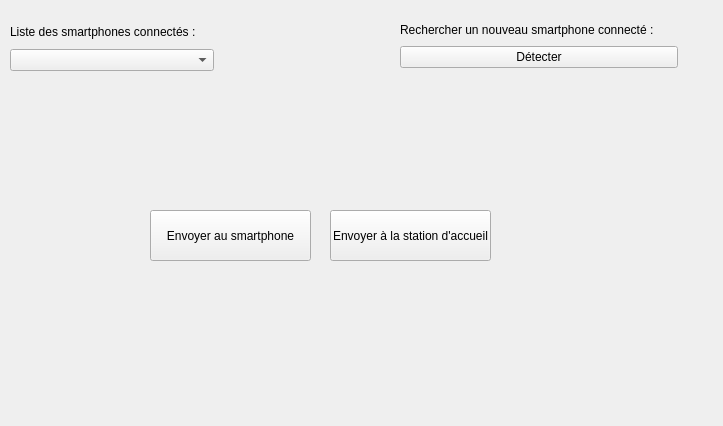
<?xml version="1.0" encoding="UTF-8"?>
<ui version="4.0">
 <class>ihmSynchronisation</class>
 <widget class="QWidget" name="ihmSynchronisation">
  <property name="geometry">
   <rect>
    <x>0</x>
    <y>0</y>
    <width>723</width>
    <height>426</height>
   </rect>
  </property>
  <property name="windowTitle">
   <string>Form</string>
  </property>
  <widget class="QPushButton" name="pushButton_EnvoyerSmartphone">
   <property name="geometry">
    <rect>
     <x>150</x>
     <y>210</y>
     <width>161</width>
     <height>51</height>
    </rect>
   </property>
   <property name="text">
    <string>Envoyer au smartphone</string>
   </property>
  </widget>
  <widget class="QWidget" name="layoutWidget">
   <property name="geometry">
    <rect>
     <x>400</x>
     <y>20</y>
     <width>278</width>
     <height>48</height>
    </rect>
   </property>
   <layout class="QVBoxLayout" name="verticalLayout_3">
    <item>
     <widget class="QLabel" name="label_12">
      <property name="text">
       <string>Rechercher un nouveau smartphone connecté :</string>
      </property>
     </widget>
    </item>
    <item>
     <widget class="QPushButton" name="pushButton_Detecter">
      <property name="text">
       <string>Détecter</string>
      </property>
      <property name="icon">
       <iconset resource="Images.qrc">
        <normaloff>:/img/images/smartphoneAddIcon.png</normaloff>:/img/images/smartphoneAddIcon.png</iconset>
      </property>
     </widget>
    </item>
   </layout>
  </widget>
  <widget class="QPushButton" name="pushButton_EnvoyerOrdinateur">
   <property name="geometry">
    <rect>
     <x>330</x>
     <y>210</y>
     <width>161</width>
     <height>51</height>
    </rect>
   </property>
   <property name="text">
    <string>Envoyer à la station d'accueil</string>
   </property>
   <property name="icon">
    <iconset resource="Images.qrc">
     <normaloff>:/img/images/synchroIcon.png</normaloff>:/img/images/synchroIcon.png</iconset>
   </property>
  </widget>
  <widget class="QWidget" name="verticalLayoutWidget">
   <property name="geometry">
    <rect>
     <x>10</x>
     <y>20</y>
     <width>204</width>
     <height>51</height>
    </rect>
   </property>
   <layout class="QVBoxLayout" name="verticalLayout_4">
    <item>
     <widget class="QLabel" name="label_13">
      <property name="text">
       <string>Liste des smartphones connectés :</string>
      </property>
     </widget>
    </item>
    <item>
     <widget class="QComboBox" name="comboBox_2"/>
    </item>
   </layout>
  </widget>
 </widget>
 <resources>
  <include location="Images.qrc"/>
 </resources>
 <connections/>
</ui>
